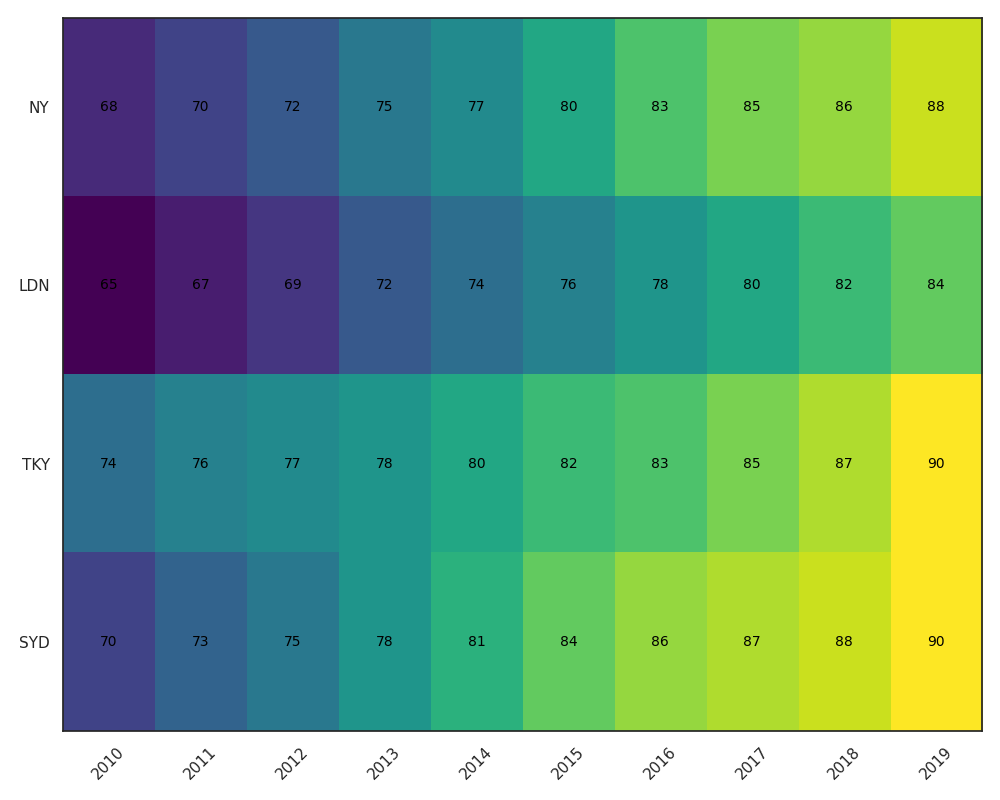

The script that drew this image:
import matplotlib.pyplot as plt
import numpy as np

cities = ['NY', 'LDN', 'TKY', 'SYD']
years = np.arange(2010, 2020)
ucri_scores = np.array([
    [68, 70, 72, 75, 77, 80, 83, 85, 86, 88],
    [65, 67, 69, 72, 74, 76, 78, 80, 82, 84],
    [74, 76, 77, 78, 80, 82, 83, 85, 87, 90],
    [70, 73, 75, 78, 81, 84, 86, 87, 88, 90]
])

fig, ax = plt.subplots(figsize=(10, 8))
cax = ax.imshow(ucri_scores, cmap='viridis', aspect='auto')

ax.set_xticks(np.arange(len(years)))
ax.set_yticks(np.arange(len(cities)))
ax.set_xticklabels(years)
ax.set_yticklabels(cities)

plt.xticks(rotation=45)

for i in range(len(cities)):
    for j in range(len(years)):
        ax.text(j, i, ucri_scores[i, j], va='center', ha='center', color='black', fontsize=10)

plt.tight_layout()
plt.show()
